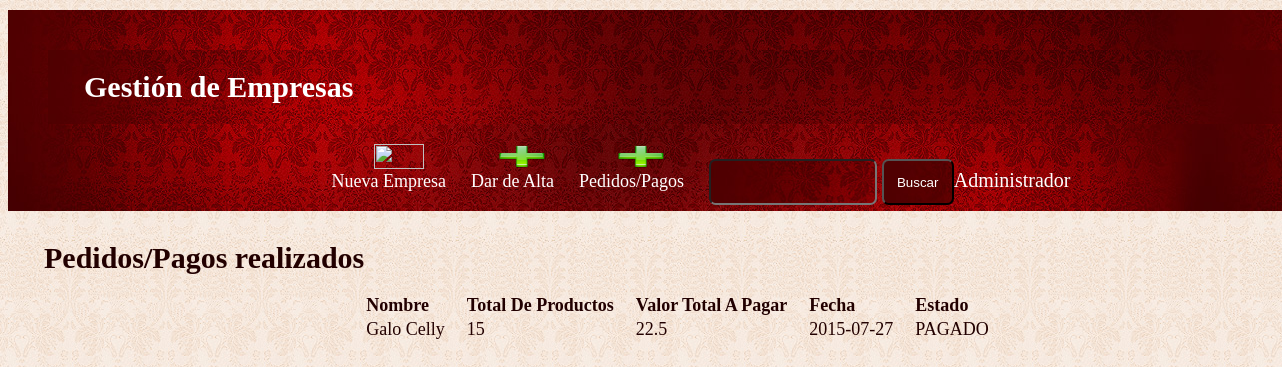
Before: /sico/presentation_layer/gestion_pagos.php with the older database file.
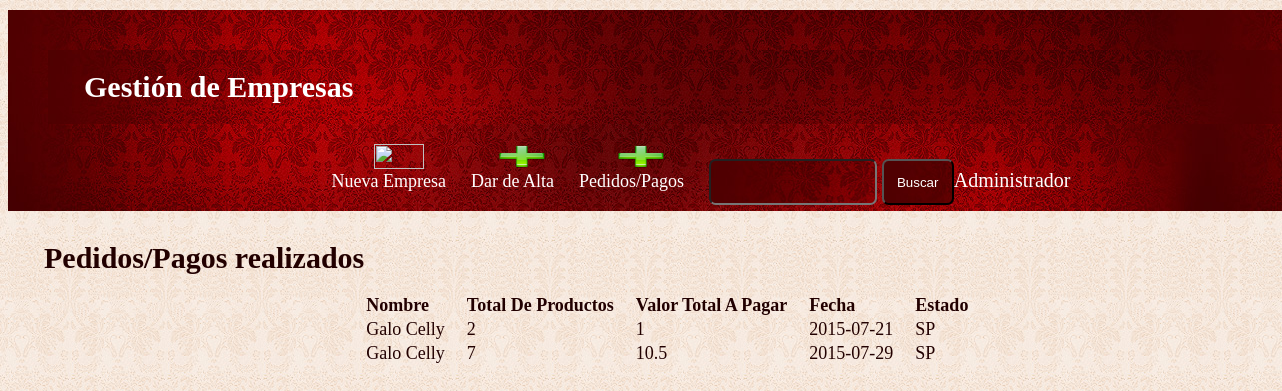
After: the same page with the newer database file.
### tables this page shows
CREATE TABLE IF NOT EXISTS `pago` (
  `id_pago` int(11) NOT NULL AUTO_INCREMENT,
  `nombre` varchar(100) DEFAULT NULL,
  `total_productos` int(20) DEFAULT NULL,
  `total_pago` double DEFAULT NULL,
  `numero_cuenta` int(20) DEFAULT NULL,
  `fecha` date DEFAULT NULL,
  `estado` varchar(45) DEFAULT NULL,
  PRIMARY KEY (`id_pago`)
);

### sico/persistence_layer/config.php (called while the page is built, shortened)
<?php
	$db_name='sico';
?>

### sico/persistence_layer/gestion_pago_persistence.php (called while the page is built, shortened)
<?php
	if (!function_exists('consultar_total_pagos2')){
		function consultar_total_pagos2()
		{
		$SQL_con="SELECT * from pago ";
		$resultado_ins= mysql_query($SQL_con);
		while ($rowPedi = mysql_fetch_array($resultado_ins,MYSQL_ASSOC))
		{
		  $pago[]=$rowPedi;
		}
		return array ($pago);
    	}
	}
?>

### sico/bussines_layer/gestion_pago.php (called while the page is built, shortened)
<?php
	if (!function_exists('consultar_total_pagos')){
		function consultar_total_pagos()
		{
			list ($pago) = consultar_total_pagos2();
			return array ($pago);
		}
	}
?>

### sico/presentation_layer/gestion_pagos.php (the view, shortened to what this page needs)
<?php
	echo "<link rel='stylesheet' href='css/style.css' type='text/css' media='all'>";
	include ("../bussines_layer/gestion_pago.php");
	echo "<!DOCTYPE html>
<html lang = 'es'>
<head>
	<meta charset = 'utf-8'>
	<link rel='stylesheet' type='text/css' href='css/estilo.css'>
</head>
	<header>
		<section id='log'>
				<h1>Gestión de Empresas<h1/>
		</section>
		<nav id='banners'>
				<ul>
					<li><a  href='gestion_empresa_nuevo.php'><img src='images/nuevo.jpg' height='25' width='25'><br>Nueva Empresa</a></li>
					<li><a href='gestion_empresa_dar_alta.php'><img src='images/nuevo2.jpg' height='25' width='25'><br> Dar de Alta</a></li>
					<li><a href='gestion_pagos.php'><img src='images/nuevo2.jpg' height='25' width='25'><br>Pedidos/Pagos</a></li>
					<li>
					<form method='get' action='gestion_empresa.php'>
				<input type='text' name='busqueda' size='15' maxlength='20' value='' />
					<input type='submit' value='Buscar'/>
					</form>";
					?>
					<li>
						<?php if($sesion) : ?>
						<a href="../bussines_layer/logout.php">(Cerrar Sesion)</a>
						<?php endif;?>Administrador
					</li>
					<?php
				echo "</ul>
		</nav>
	</header>
<body>";
		echo "<section id='opcion'>";
	if(isset($_POST["nuevo"]))
	{
		echo "hola";
	}else{
		list ($pago)=consultar_total_pagos();
			echo "<h1>Pedidos/Pagos realizados</h1><br><br><br>";
			echo"<section id='factura'>";
				echo "<table cellspacing=1 cellspadding=1 align=left  >";
				echo "<tr >";
					echo "<td><b>Nombre</td>";
					echo "<td><b>Total De Productos</td>";
					echo "<td><b>Valor Total A Pagar</td>";
					echo "<td><b>Fecha</td>";
					echo "<td><b>Estado</td>";
				echo "</tr>";
			for ($i = 0; $i <count($pago); $i++)
			{
				echo "<tr >";
					echo "<td>".$pago[$i]['nombre']." </td>";
					echo "<td>".$pago[$i]['total_productos']." </td>";
					echo "<td>".$pago[$i]['total_pago']." </td>";
					echo "<td>".$pago[$i]['fecha']." </td>";
					echo "<td>".$pago[$i]['estado']." </td>";
				echo "</tr>";
			echo "</section>";
			}
	}
?>

Changed rows visible on the page:
changed pago (number 1 of 2 on the later page): total_productos "15" → "2"; total_pago "22.5" → "1"; fecha "2015-07-27" → "2015-07-21"; estado "PAGADO" → "SP"
added pago: nombre "Galo Celly", total_productos "7", total_pago "10.5", fecha "2015-07-29", estado "SP"
